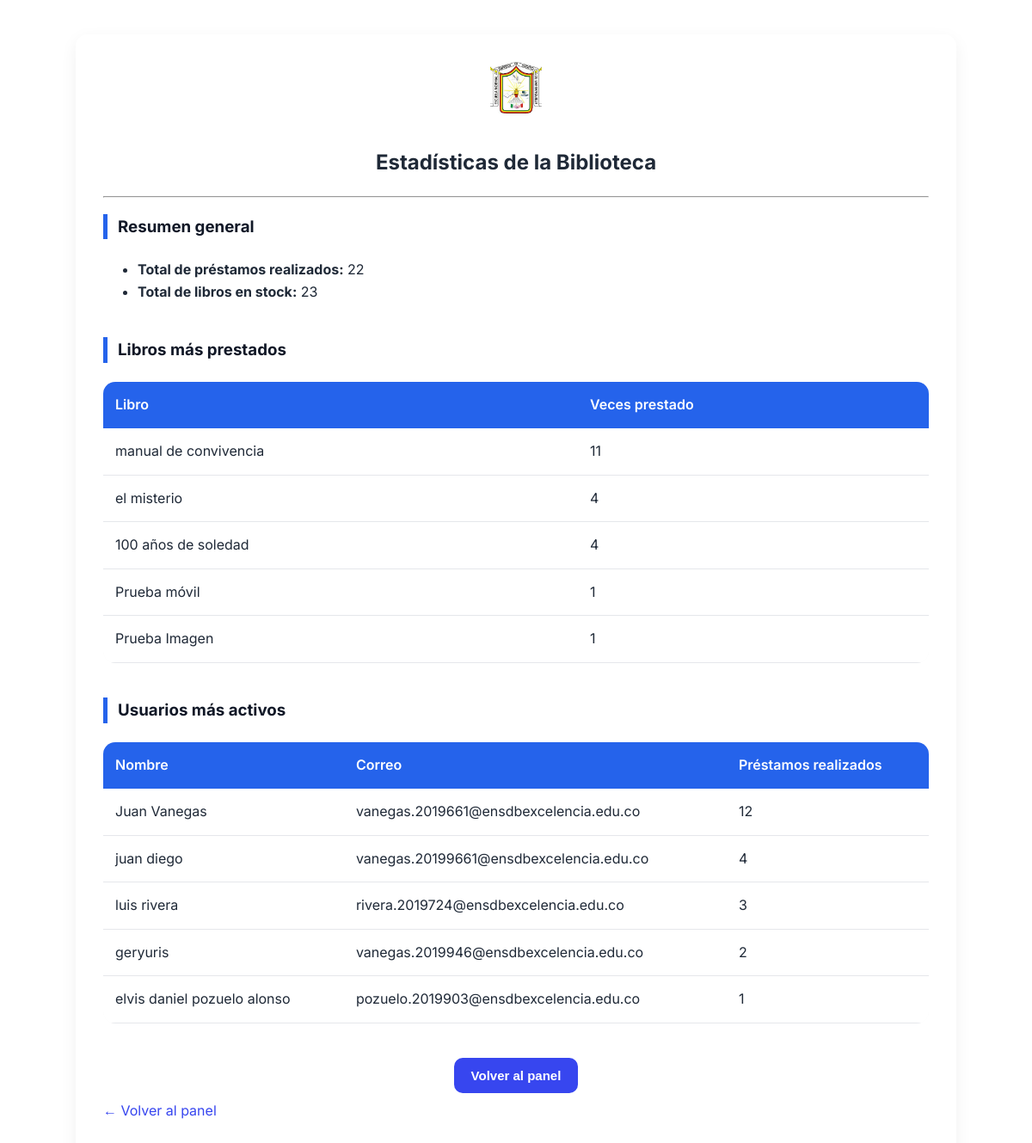
/admin_estadisticas (signed in), run on the app's committed database.
### tables this page shows
CREATE TABLE libro (
                id INTEGER PRIMARY KEY AUTOINCREMENT,
                titulo TEXT NOT NULL,
                autor TEXT NOT NULL,
                editorial TEXT NOT NULL,
                stock INTEGER NOT NULL,
                seccion TEXT NOT NULL
            , codigo_libro TEXT, portada_filename TEXT);

CREATE TABLE prestamo (
                id INTEGER PRIMARY KEY AUTOINCREMENT,
                nombre TEXT NOT NULL,
                grado TEXT NOT NULL,
                curso TEXT NOT NULL,
                libro_id INTEGER NOT NULL,
                dias INTEGER NOT NULL,
                correo TEXT NOT NULL,
                fecha_prestamo TEXT NOT NULL,
                devuelto INTEGER DEFAULT 0, reseñado INTEGER DEFAULT 0, fecha_devolucion TEXT,
                FOREIGN KEY(libro_id) REFERENCES libro(id)
            );

### biblioteca/app.py (the view)
@app.route('/admin_estadisticas')
def admin_estadisticas():
    if not session.get('admin'):
        return redirect(url_for('admin_login'))
    conn = get_db_connection()
    libros_populares = execute(conn, """
        SELECT l.titulo as libro, COUNT(p.libro_id) as total, l.codigo_libro
        FROM prestamo p JOIN libro l ON p.libro_id = l.id
        GROUP BY l.titulo
        ORDER BY total DESC
        LIMIT 5
    """).fetchall()
    usuarios_activos = execute(conn, """
        SELECT nombre, correo, COUNT(*) as total
        FROM prestamo
        GROUP BY correo
        ORDER BY total DESC
        LIMIT 5
    """).fetchall()
    total_prestamos = execute(conn, 'SELECT COUNT(*) FROM prestamo').fetchone()[0]
    total_libros = execute(conn, 'SELECT SUM(stock) FROM libro').fetchone()[0]
    conn.close()
    return render_template('admin_estadisticas.html',
                            libros_populares=libros_populares,
                            usuarios_activos=usuarios_activos,
                            total_prestamos=total_prestamos,
                            total_libros=total_libros or 0)

### biblioteca/app.py (called while the page is built)
def get_db_connection():
    if USE_MYSQL:
        import mysql.connector
        conn = mysql.connector.connect(
            host=os.environ.get('MYSQL_HOST', 'localhost'),
            user=os.environ.get('MYSQL_USER', 'root'),
            password=os.environ.get('MYSQL_PASSWORD', ''),
            database=os.environ.get('MYSQL_DATABASE'),
            charset='utf8mb4',
        )
        return conn
    else:
        conn = sqlite3.connect(DATABASE)
        conn.row_factory = sqlite3.Row
        return conn

def execute(conn, query, params=()):
    if USE_MYSQL:
        query = query.replace('?', '%s')
        cur = conn.cursor(dictionary=True)
    else:
        cur = conn.cursor()
    cur.execute(query, params)
    return cur

### biblioteca/templates/admin_estadisticas.html (shortened to what this page needs)
<!DOCTYPE html>
<html lang="es">
<head>
    <link rel="stylesheet" href="{{ url_for('static', filename='css/styles.css') }}">
</head>
<body>
    <div class="admin-container">
        <div style="text-align:center;">
            <img src="{{ url_for('static', filename='escudo.jpg') }}" alt="Escudo" style="width:60px; margin-bottom:10px;">
            <h2>Estadísticas de la Biblioteca</h2>
            <hr>
        </div>
        <div class="table-section">
            <h3>Resumen general</h3>
            <ul>
                <li><strong>Total de préstamos realizados:</strong> {{ total_prestamos }}</li>
                <li><strong>Total de libros en stock:</strong> {{ total_libros }}</li>
            </ul>
        </div>
        <div class="table-section">
            <h3>Libros más prestados</h3>
            <table>
                <tr>
                    <th>Libro</th>
                    <th>Veces prestado</th>
                </tr>
                {% for libro in libros_populares %}
                <tr>
                    <td>{{ libro['libro'] }}</td>
                    <td>{{ libro['total'] }}</td>
                </tr>
                {% endfor %}
            </table>
        </div>
        <div class="table-section">
            <h3>Usuarios más activos</h3>
            <table>
                <tr>
                    <th>Nombre</th>
                    <th>Correo</th>
                    <th>Préstamos realizados</th>
                </tr>
                {% for usuario in usuarios_activos %}
                <tr>
                    <td>{{ usuario['nombre'] }}</td>
                    <td>{{ usuario['correo'] }}</td>
                    <td>{{ usuario['total'] }}</td>
                </tr>
                {% endfor %}
            </table>
        </div>
        <div style="text-align:center; margin-top:20px;">
            <a href="{{ url_for('admin_panel') }}"><button>Volver al panel</button></a>
        </div>
        {% block content %}
        <div style="margin-bottom:1rem;">
          <a href="{{ url_for('admin_panel') }}" class="btn-anim" style="display:inline-flex;align-items:center;gap:.5rem;">← Volver al panel</a>
        </div>
        {% endblock %}
    </div>
</body>
</html>

### biblioteca/static/css/styles.css (style rules this page uses)
:root { --bg-page: #f6f7fb; --card-bg: rgba(255, 255, 255, 0.95); --text-dark: #1f2937; --text-muted: #4b5563; --primary: #3746ef; --danger: #ef4444; }
body { background-color: var(--bg-page) !important; color: var(--text) !important; -webkit-font-smoothing:antialiased; margin: 0; padding: 0; min-height: 100vh; font-family: 'Inter', sans-serif; color: var(--text-dark) !important; background: url('../images/escuela-background.jpg') no-repeat center center fixed; background-size: cover; }
body::before { content: ''; position: fixed; top: 0; left: 0; width: 100%; height: 100%; background: rgba(255, 255, 255, 0.85); z-index: -1; }
header, nav, .navbar, .page, .content, .panel, .card, .form-control, input, textarea, button, a { color: var(--text-dark) !important; }
button, .btn, .btn-primary { display: inline-block; padding: 0.55rem 0.9rem; background: var(--primary); color: #fff !important; border: none; border-radius: 6px; cursor: pointer; transition: transform .12s ease, box-shadow .12s ease, opacity .12s ease; margin-bottom: 0.5rem; }
a, .nav-link { color: var(--primary) !important; text-decoration: none; }
:root { --primary-color: #2563eb; --secondary-color: #f3f4f6; --accent-color: #10b981; --warning-color: #f59e0b; --error-color: #ef4444; --text-color: #1f2937; --heading-color: #111827; --card-bg: #ffffffcc; --shadow: 0 6px 20px rgba(0, 0, 0, 0.06); --border-radius: 14px; --transition: all 0.25s ease; }
body { background: linear-gradient(180deg, #e0e7ff 0%, #f9fafb 100%); font-family: 'Inter', sans-serif; margin: 0; padding: 20px; color: var(--text-color); line-height: 1.6; background-image: url('https://images.unsplash.com/photo-1507842217343-583bb7270b66?q=80&w=2070&auto=format&fit=crop'); background-size: cover; background-attachment: fixed; background-blend-mode: overlay; }
.container, .admin-container { max-width: 980px; margin: 30px auto; background: var(--card-bg); backdrop-filter: blur(10px); border-radius: var(--border-radius); box-shadow: var(--shadow); padding: 2.2em; transition: var(--transition); }
.container, .admin-container { max-width: 960px; margin: 20px auto; background: #fff; border-radius: var(--border-radius); box-shadow: var(--shadow); padding: 2em; overflow-x: auto; }
button, .btn { border: none; border-radius: 10px; padding: 12px 20px; font-size: 15px; font-weight: 600; cursor: pointer; transition: var(--transition); color: #fff; display: inline-block; }
table { width: 100%; border-collapse: collapse; border-radius: var(--border-radius); overflow: hidden; margin-bottom: 2em; }
th { background: var(--primary-color); color: #fff; padding: 14px; text-align: left; font-weight: 600; }
td { padding: 14px; background: #fff; border-bottom: 1px solid #e5e7eb; }
tbody tr { background-color: #fff; }
tbody tr:nth-child(even) { background-color: #f9f9f9; }
.table-section { margin-bottom: 2.5em; }
.table-section h3 { color: var(--heading-color); border-left: 5px solid var(--primary-color); padding-left: 12px; margin-bottom: 1.2em; font-weight: 700; }
body::before { z-index: -1; }
.btn-anim { transition: transform .12s, box-shadow .12s; }
body { background-color: transparent; }
body { background: transparent !important; color: var(--text-color); }
body::before { content: ""; position: fixed; inset: 0; background-image: url('../images/escuela-background.jpeg'); background-repeat: no-repeat; background-position: center center; background-size: cover; background-attachment: fixed; filter: blur(0px); image-rendering: auto; z-index: -1; }
@media (min-width: 1200px) and (max-width: 1599px) { body::before { filter: blur(1px); } }

### data on the page
libro: libro "manual de convivencia", total "11"
libro: libro "el misterio", total "4"
libro: libro "100 años de soledad", total "4"
libro: libro "Prueba móvil", total "1"
libro: libro "Prueba Imagen", total "1"
prestamo: nombre "luis rivera", correo "rivera.2019724@ensdbexcelencia.edu.co", total "3"
prestamo: nombre "elvis daniel pozuelo alonso", correo "pozuelo.2019903@ensdbexcelencia.edu.co", total "1"

### other printed values
{{ total_prestamos }} "22"
{{ total_libros }} "23"
{{ usuario['nombre'] }} "Juan Vanegas" "juan diego" "geryuris"
{{ usuario['correo'] }} "vanegas.2019661@ensdbexcelencia.edu.co" "vanegas.20199661@ensdbexcelencia.edu.co" "vanegas.2019946@ensdbexcelencia.edu.co"
{{ usuario['total'] }} "12" "4" "2"
